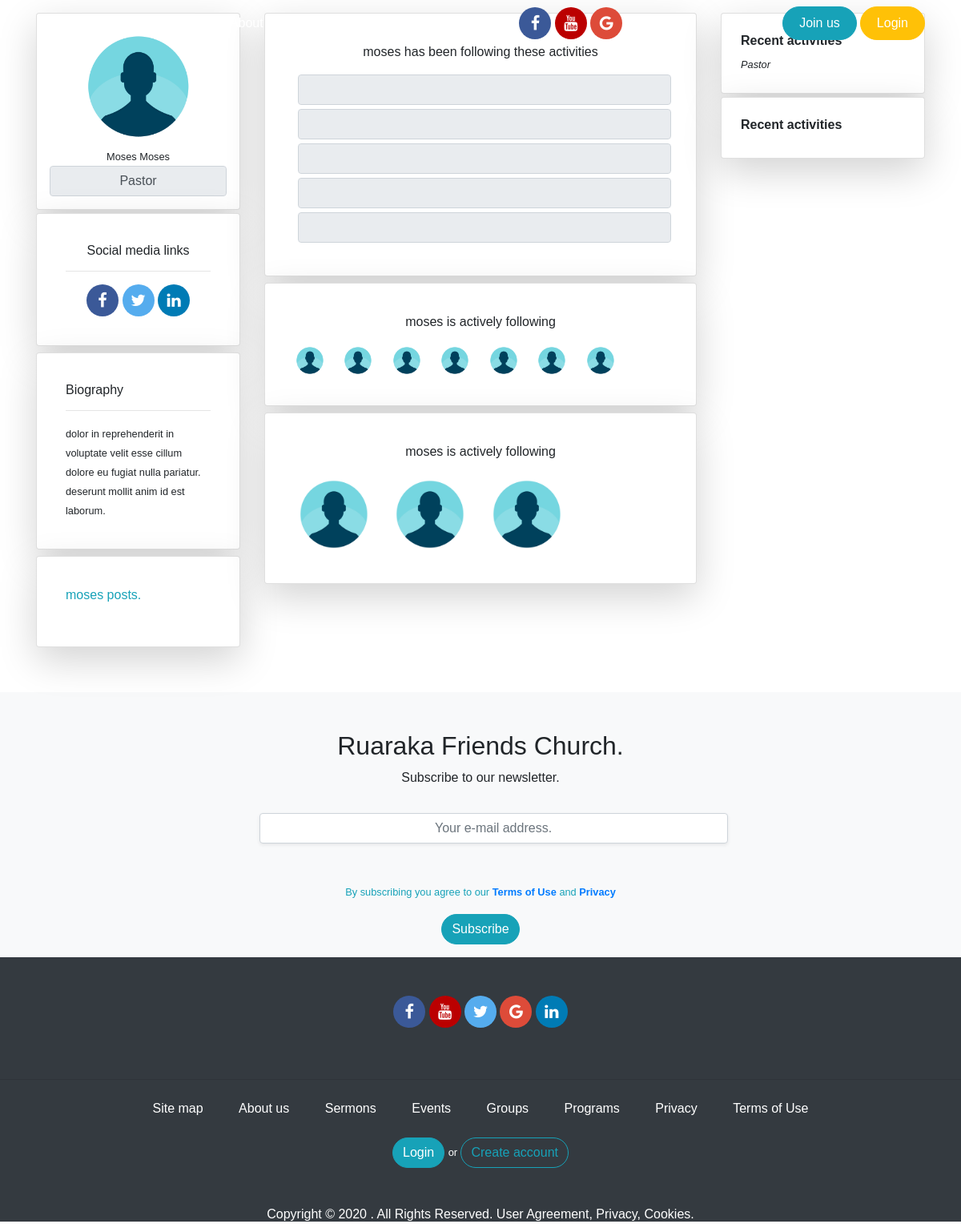
The page /profile/moses on the database as committed earlier.
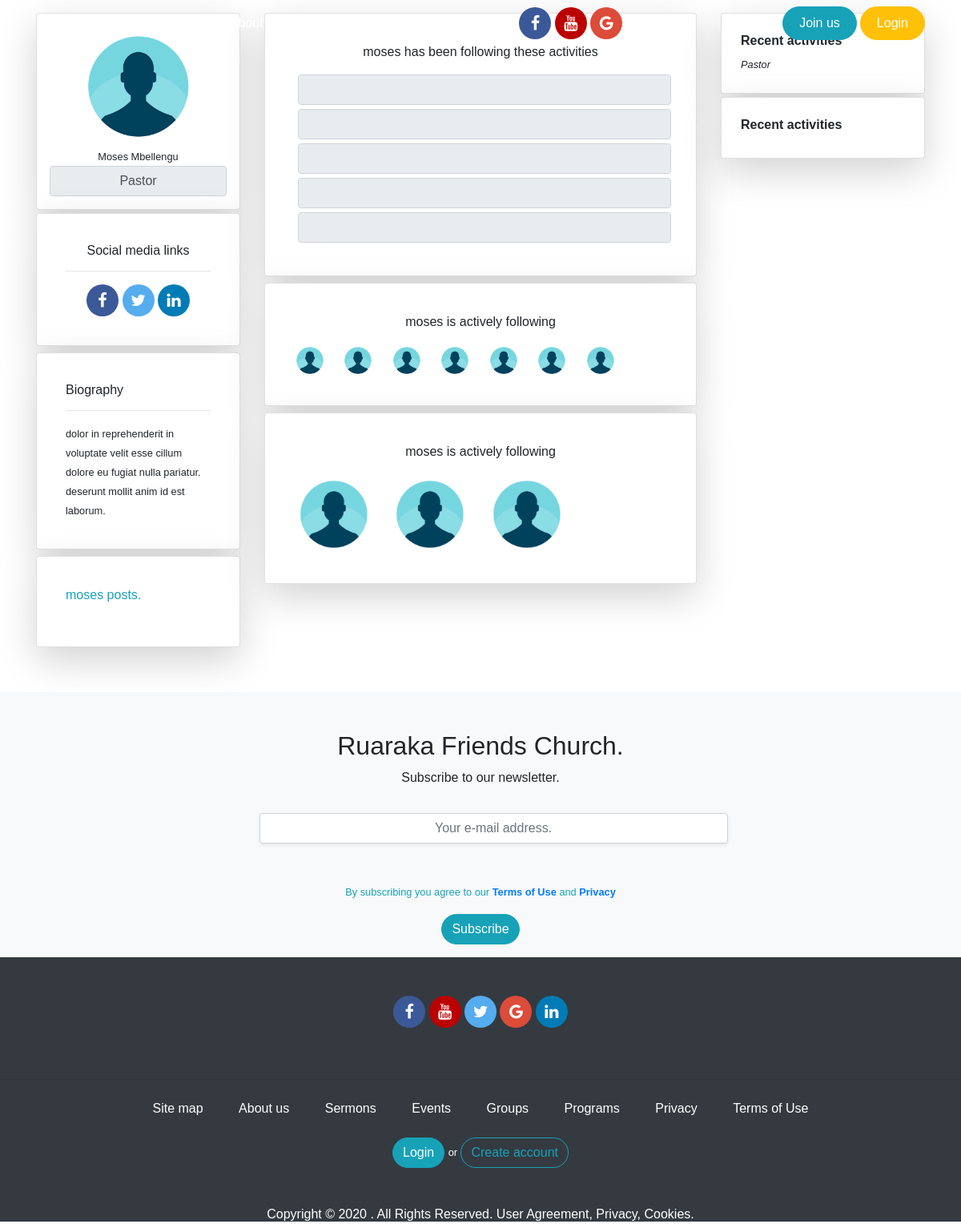
The same page on the database as committed later.
### app/models.py (models this page shows, shortened)
class User(UserMixin,db.Model):
	id = db.Column(db.Integer, primary_key=True)
	username = db.Column(db.String(124), index=True,unique=True)
	firstname = db.Column(db.String(124), index=True)
	lastname = db.Column(db.String(124), index=True)
	email = db.Column(db.String(124), index=True, unique=True)
	password_hash = db.Column(db.String(124), index=True, unique=True)
	about_me = db.Column(db.String(150))
	avatar = db.Column(db.String(150))
	role = db.Column(db.String(124), index=True)
	posts = db.relationship('Post', backref='author', lazy='dynamic')
	posts = db.relationship('Sermon', backref='author', lazy='dynamic')

### app/routes.py (the view)
@app.route('/profile/<username>', methods=['GET', 'POST'])
def profile(username):
	user = User.query.filter_by(username=username).first()
	posts = None
	owner = False
	try:
		posts = Post.query.filter_by(user_id=user.id)
		if current_user.id == user.id:
			owner = True
	except:
		pass
	title = "{} | Profile ".format(user.username)
	return render_template('profile.html',title=title, user=user,  posts=posts)

### app/templates/profile.html (shortened to what the changed rows need)
{% extends 'base.html' %}
{% block content  %}
<section id="profile_section">
	<div class="container mt-3 mb-5">
		<div class="row">
			<div class="col-xs-12 col-sm-12 col-md-3 col-lg-3 col-xl-3">
				<div class="card shadow-lg p-3 mb-1 bg-white rounded text-center">
					<div class="card-body p-0">
						<small>{{user.firstname}} {{user.lastname}}</small>
						<input type="tex" disabled value="{{user.role}}" class="form-control" style="text-align: center">
					</div>
				</div>
				<div class="card shadow-lg p-3 mb-2 bg-white rounded">
					<div class="card-body">
						<h6>Biography</h6>
						<hr>
						<small class="">
							{{user.about_me}}
						 </small>
					</div>
				</div>
				<div class="card shadow-lg p-3 mb-2 bg-white rounded">
					<div class="card-body">
						{% if (owner and posts) %}
							<p class="text">Your posts</p>
						{% else %}
							{% if posts %}
								<ol class="p-0">
									<p class="text-info">{{user.username }} posts.</p>
								</ol>
							{% else %}
								<p class="text-success">No post available</p>
							{% endif %}
						{% endif %}
					</div>
				</div>
			</div>
			<div class="col-xs-12 col-sm-12 col-md-6 col-lg-6 col-xl-6">
				<div class="card shadow-lg p-3 mb-2 bg-white rounded">
					<div class="card-body">
						<p class="text-center"> {{user.username}} has been following these activities </p>
						<input type="text" name="" disabled="" value="" class="form-control disabled_input">
						<input type="text" name="" disabled="" value="" class="form-control disabled_input">
						<input type="text" name="" disabled="" value="" class="form-control disabled_input">
						<input type="text" name="" disabled="" value="" class="form-control disabled_input">
						<input type="text" name="" disabled="" value="" class="form-control disabled_input">
					</div>
				</div>
				<div class="card shadow-lg p-3 mb-2 bg-white rounded">
					<div class="card-body">
						<p class="text-center">{{user.username}} is actively following</p>
						 <img src="{{url_for('static', filename='imgs/profile_pic.png')}}" class="img-rounded mr-3" style="height: 40px; width:40px">
						 <img src="{{url_for('static', filename='imgs/profile_pic.png')}}" class="img-rounded mr-3" style="height: 40px; width:40px">
						 <img src="{{url_for('static', filename='imgs/profile_pic.png')}}" class="img-rounded mr-3" style="height: 40px; width:40px">
						 <img src="{{url_for('static', filename='imgs/profile_pic.png')}}" class="img-rounded mr-3" style="height: 40px; width:40px">
						 <img src="{{url_for('static', filename='imgs/profile_pic.png')}}" class="img-rounded mr-3" style="height: 40px; width:40px">
						 <img src="{{url_for('static', filename='imgs/profile_pic.png')}}" class="img-rounded mr-3" style="height: 40px; width:40px">
						 <img src="{{url_for('static', filename='imgs/profile_pic.png')}}" class="img-rounded mr-3" style="height: 40px; width:40px">
					</div>
				</div>
				<div class="card shadow-lg p-3 mb-2 bg-white rounded">
					<div class="card-body">
						<p class="text-center">{{user.username}} is actively following</p>
				 		<img src="{{url_for('static', filename='imgs/profile_pic.png')}}" class="img-rounded mr-3" style="height: 100px; width:100px">
				 		<img src="{{url_for('static', filename='imgs/profile_pic.png')}}" class="img-rounded mr-3" style="height: 100px; width:100px">
				 		<img src="{{url_for('static', filename='imgs/profile_pic.png')}}" class="img-rounded mr-3" style="height: 100px; width:100px">
					</div>
				</div>
			</div>
			<div class="col-xs-12 col-sm-12 col-md-3 col-lg-3 col-xl-3">
				<div class="card shadow-lg p-1 mb-1 bg-white rounded">
					<div class="card-body">
						<small><em>{{user.role}}</em></small>
					</div>
				</div>
			</div>
		</div>
	</div>
</section>
{% endblock content  %}

Rows that differ between the two databases and show on the page:
changed User "moses": lastname "Moses" → "Mbellengu"
